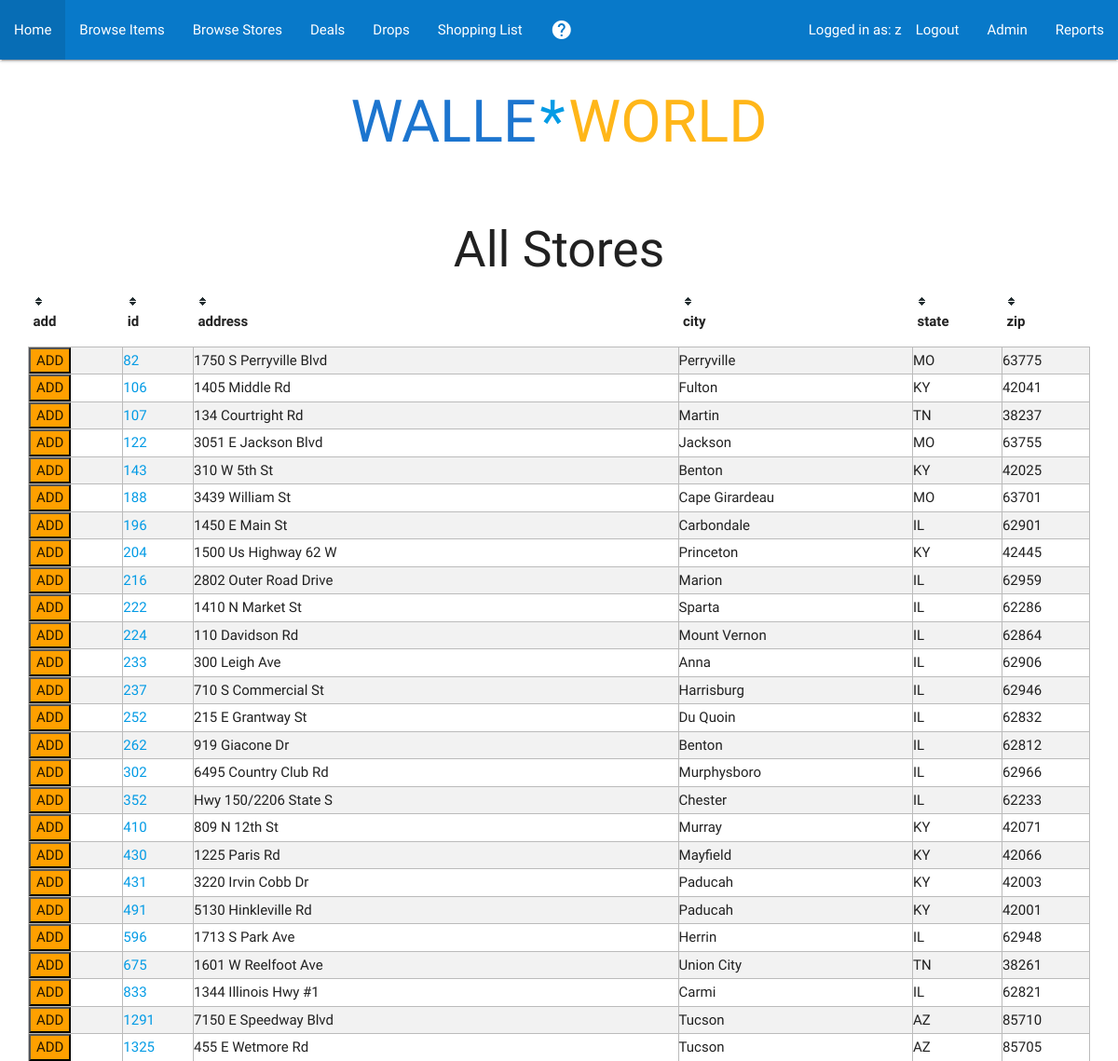
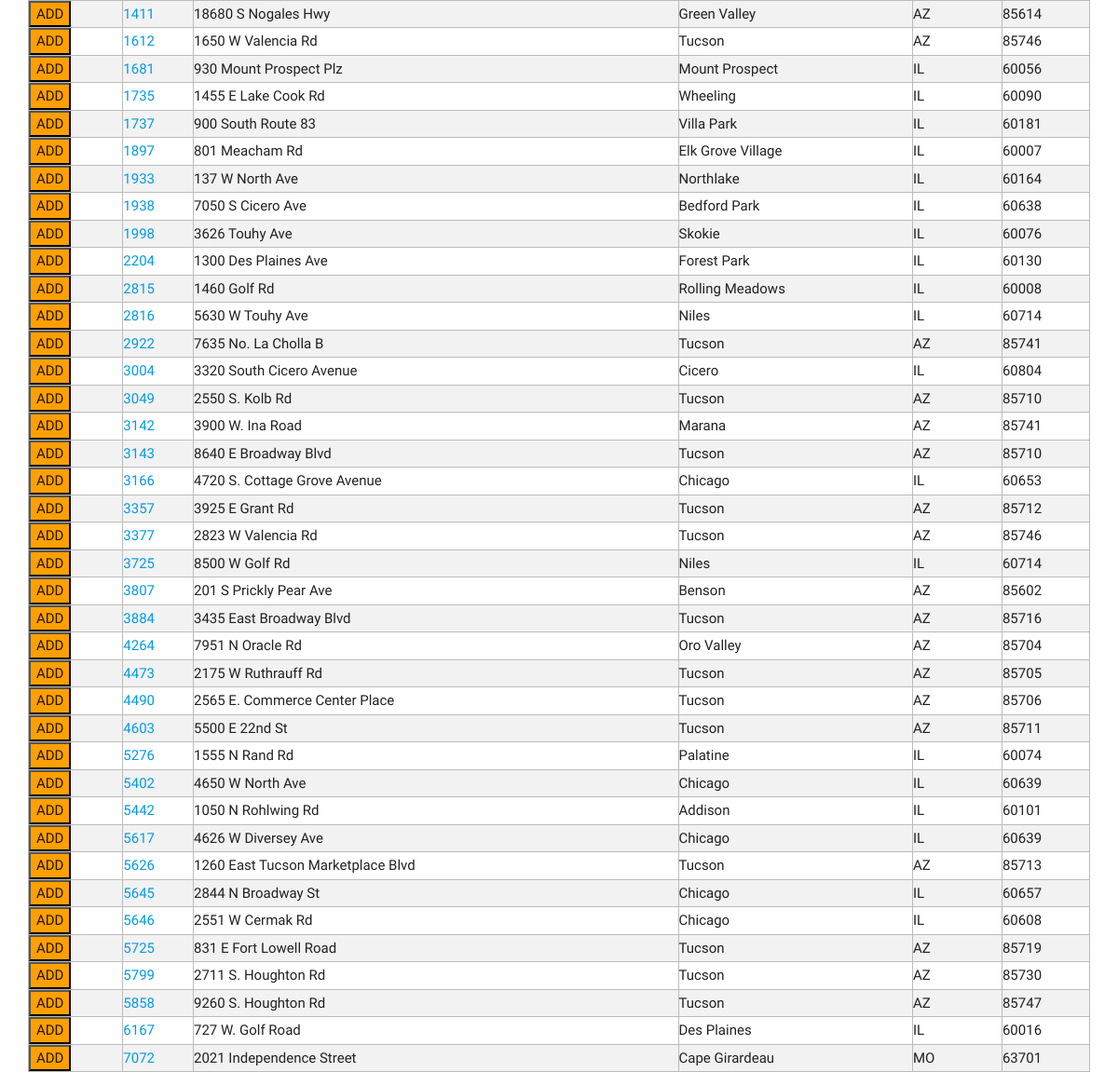
Before: /browsestores (signed in) with the older database file (2 pictures, top to bottom).
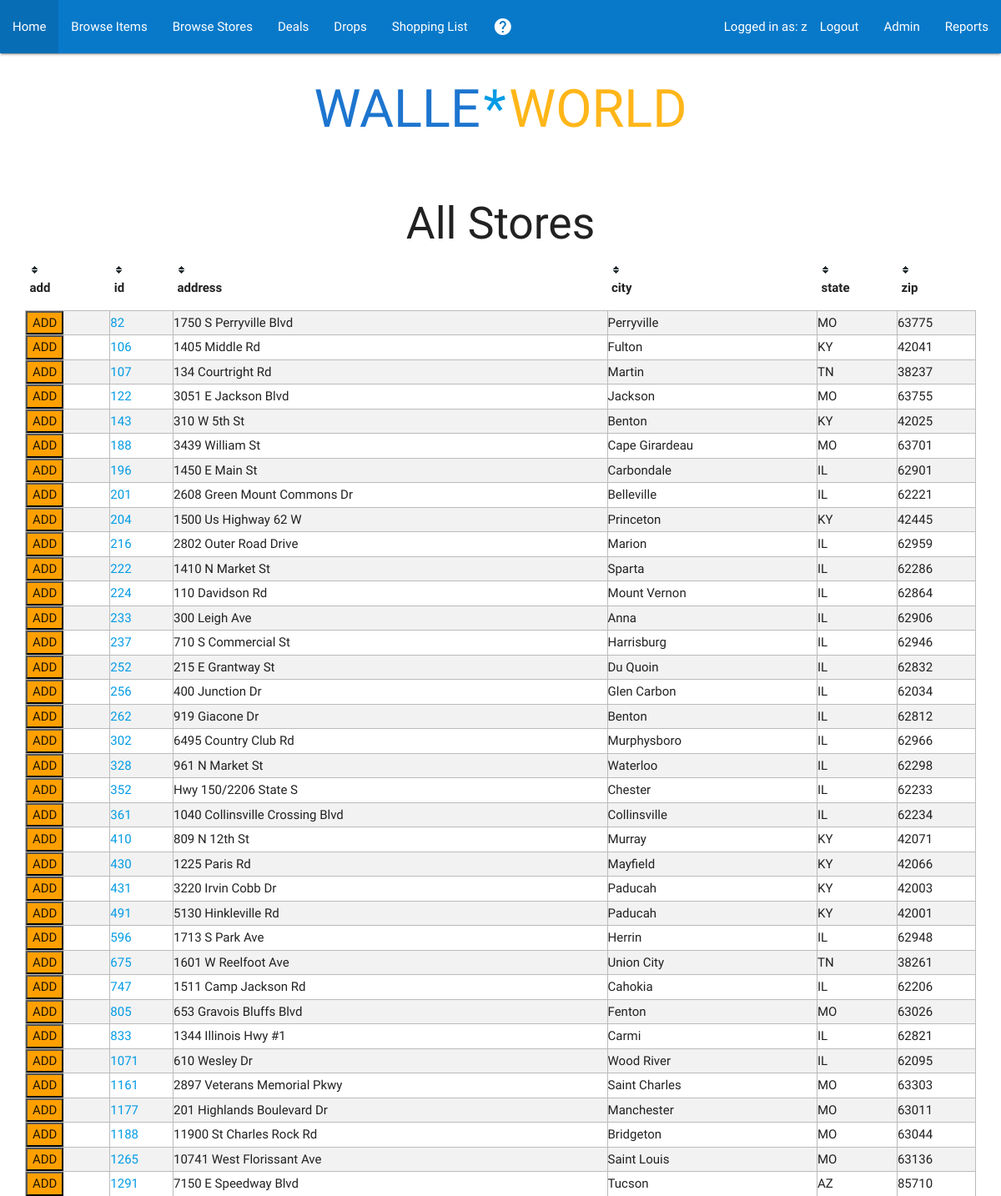
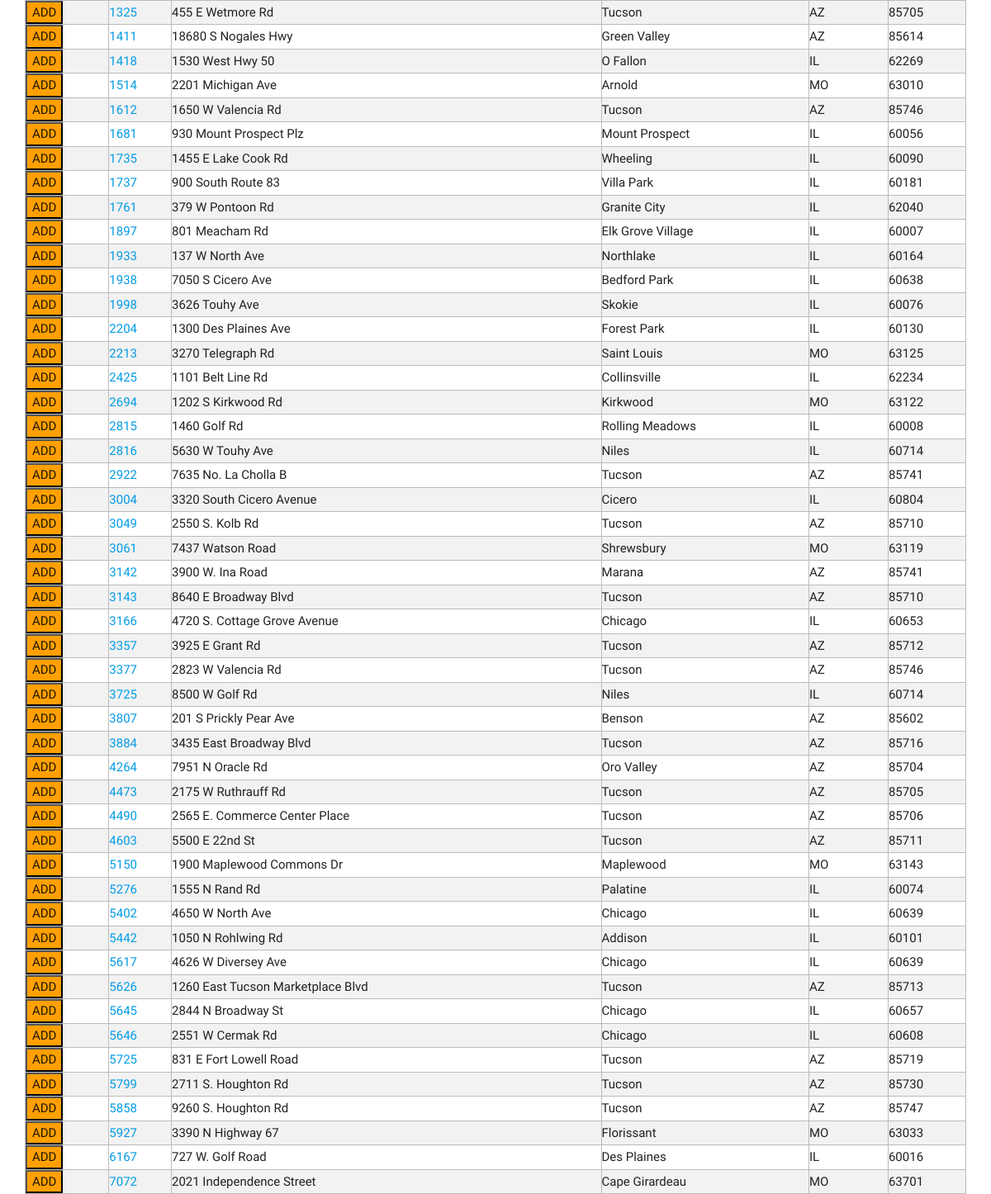
After: the same page with the newer database file (2 pictures, top to bottom).
### tables this page shows
CREATE TABLE stores (
  id integer primary key not null,
  street text not null,
  distance numeric not null,
  city text not null,
  state text not null,
  zip integer not null,
  coords numeric not null
);

### application.py (the view)
@app.route('/browsestores', methods=['GET'])
@login_required
def browsestores():
    db = get_db()
    stores = query_db('SELECT id, city, state, street, zip FROM stores')
    return render_template("browsestores.html", stores=stores)

### application.py (called while the page is built)
def connect_db():
    rv = sqlite3.connect(app.config['DATABASE'])
    rv.row_factory = sqlite3.Row
    return rv

def query_db(query, args=(), one=False):
    cur = get_db().execute(query, args)
    rv = cur.fetchall()
    cur.close()
    return (rv[0] if rv else None) if one else rv

def get_db():
    if not hasattr(g, 'sqlite_db'):
        g.sqlite_db = connect_db()
    return g.sqlite_db

### helpers.py (called while the page is built)
def login_required(f):
    @wraps(f)
    def decorated_function(*args, **kwargs):
        if session.get("user_id") is None:
            return redirect("/login")
        return f(*args, **kwargs)
    return decorated_function

### templates/browsestores.html (shortened to what this page needs)
{% extends "layout.html" %} {% block body %}
<h2>All Stores</h2>
<table class="striped tablesorter" id="allstores">
    <thead>
        <tr>
            <th>add</th>
            <th>id</th>
            <th>address</th>
            <th>city</th>
            <th>state</th>
            <th>zip</th>
        </tr>
    </thead>
    <tbody>
        {%for store in stores%}
        <tr>
            <td><button class="waves-effect waves-light amber darken-2 btn-small" id="{{store.id}}.add" onclick="addStore()">ADD</button></td>
            <td><a href="/store?store={{store.id}}">{{store.id}}</a></td>
            <td>{{store.street}}</td>
            <td>{{store.city}}</td>
            <td>{{store.state}}</td>
            <td>{{store.zip}}</td>
        </tr>
        {%endfor%}
    </tbody>
</table>
{% endblock %}

### templates/layout.html (shortened to what this page needs)
<!doctype html>
<link rel=stylesheet type=text/css href="{{ url_for('static', filename='style.css') }}">
<link type="text/css" rel="stylesheet" href="{{ url_for('static', filename='materialize/css/materialize.min.css') }}" media="screen,projection" />
<link type="text/css" rel="stylesheet" href="{{ url_for('static', filename='style.css') }}" />
<body>
    <div class=page>
        <nav>
            <div class="nav-wrapper">
                {% if session.username %}
                <ul id="nav-mobile" class="left hide-on-med-and-down">
                    <li><a href="/">Home</a></li>
                    <li><a href="/browseitems">Browse Items</a></li>
                    <li><a href="/browsestores">Browse Stores</a></li>
                    <li><a href="/deals">Deals</a></li>
                    <li><a href="/pricedrops">Drops</a></li>
                    <li><a href="/shoppinglist">Shopping List</a></li>
                    <li><a href="#modal1" class="modal-trigger"> <i class="material-icons">help</i></a></li>
                </ul>
                {% endif %}
                <ul id="nav-mobile" class="right hide-on-med-and-down">
                    <li> {% if session.username %} Logged in as: {{session.username}} {% endif %}
                    </li>
                    <li><a href="{{url_for('login')}}">      {% if not session.username %}Login <li><a href="{{url_for('register')}}">Register</a></li>
                    {%else%}Logout{%endif%}</a>
                    </li>
                    {% if session.level == 2 %}
                    <li><a href="{{url_for('admin')}}">Admin</a></li>
                    <li><a href="{{url_for('reports')}}">Reports</a></li>
                    {%endif%}
                </ul>
            </div>
        </nav>
        <div class="container">
            <center>
                <a href="/">
                    <h1 class="w">WALLE</h1>
                    <h1>*</h1>
                    <h1 class="m">WORLD</h1>
                </a>
            </center>
<br> {% block body %} {% endblock %}
        </div>
    </div>
</body>

### static/style.css (style rules this page uses)
h1.w { color: #1c75cf; display: inline-block; }
h1.m { color: #ffb619; display: inline-block; }
h1 { display: inline-block; }
td { padding: 0; border: 1px solid #bbbbbb; }
nav { background-color: #0879c9; }
.container { width: 95%; }
table.tablesorter thead tr .header { background-image: url(bg.gif); background-repeat: no-repeat; cursor: pointer; }
h2 { text-align:center; }

Changed rows visible on the page:
added stores: id "201", street "2608 Green Mount Commons Dr", city "Belleville", state "IL", zip "62221"
added stores: id "256", street "400 Junction Dr", city "Glen Carbon", state "IL", zip "62034"
added stores: id "328", street "961 N Market St", city "Waterloo", state "IL", zip "62298"
added stores: id "361", street "1040 Collinsville Crossing Blvd", city "Collinsville", state "IL", zip "62234"
added stores: id "747", street "1511 Camp Jackson Rd", city "Cahokia", state "IL", zip "62206"
added stores: id "805", street "653 Gravois Bluffs Blvd", city "Fenton", state "MO", zip "63026"
added stores: id "1071", street "610 Wesley Dr", city "Wood River", state "IL", zip "62095"
added stores: id "1161", street "2897 Veterans Memorial Pkwy", city "Saint Charles", state "MO", zip "63303"
added stores: id "1177", street "201 Highlands Boulevard Dr", city "Manchester", state "MO", zip "63011"
added stores: id "1188", street "11900 St Charles Rock Rd", city "Bridgeton", state "MO", zip "63044"
added stores: id "1265", street "10741 West Florissant Ave", city "Saint Louis", state "MO", zip "63136"
added stores: id "1418", street "1530 West Hwy 50", city "O Fallon", state "IL", zip "62269"
added stores: id "1514", street "2201 Michigan Ave", city "Arnold", state "MO", zip "63010"
added stores: id "1761", street "379 W Pontoon Rd", city "Granite City", state "IL", zip "62040"
added stores: id "2213", street "3270 Telegraph Rd", city "Saint Louis", state "MO", zip "63125"
added stores: id "2425", street "1101 Belt Line Rd", city "Collinsville", state "IL", zip "62234"
added stores: id "2694", street "1202 S Kirkwood Rd", city "Kirkwood", state "MO", zip "63122"
added stores: id "3061", street "7437 Watson Road", city "Shrewsbury", state "MO", zip "63119"
added stores: id "5150", street "1900 Maplewood Commons Dr", city "Maplewood", state "MO", zip "63143"
added stores: id "5927", street "3390 N Highway 67", city "Florissant", state "MO", zip "63033"
